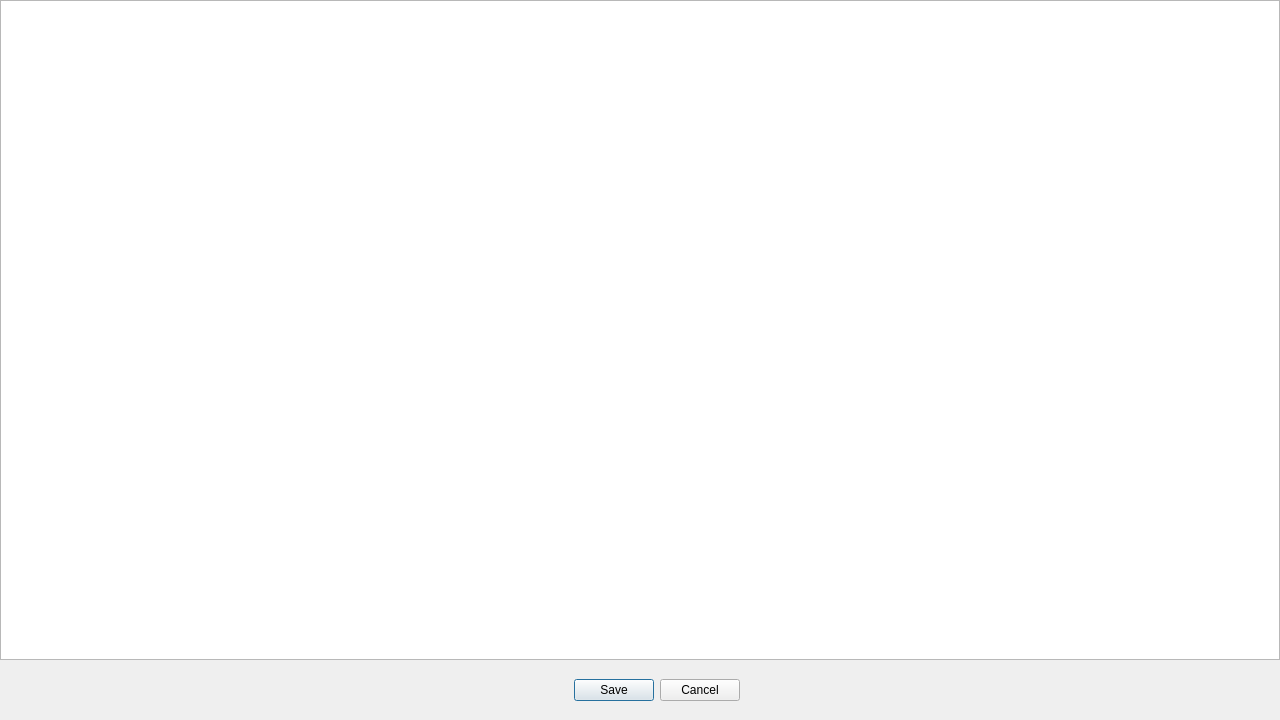
<?xml version="1.0" encoding="UTF-8"?>
<ui version="4.0">
 <class>Dialog</class>
 <widget class="QDialog" name="Dialog">
  <property name="geometry">
   <rect>
    <x>0</x>
    <y>0</y>
    <width>1280</width>
    <height>720</height>
   </rect>
  </property>
  <property name="windowTitle">
   <string>Decode Result</string>
  </property>
  <property name="windowIcon">
   <iconset resource="../resource.qrc">
    <normaloff>:/icons/ui/icons/32x32.png</normaloff>
    <normalon>:/icons/ui/icons/32x32.png</normalon>:/icons/ui/icons/32x32.png</iconset>
  </property>
  <widget class="QDialogButtonBox" name="buttonBox">
   <property name="geometry">
    <rect>
     <x>540</x>
     <y>670</y>
     <width>200</width>
     <height>40</height>
    </rect>
   </property>
   <property name="font">
    <font>
     <family>MS Shell Dlg 2</family>
    </font>
   </property>
   <property name="orientation">
    <enum>Qt::Horizontal</enum>
   </property>
   <property name="standardButtons">
    <set>QDialogButtonBox::Cancel|QDialogButtonBox::Save</set>
   </property>
  </widget>
  <widget class="QTableWidget" name="tableWidget">
   <property name="geometry">
    <rect>
     <x>0</x>
     <y>0</y>
     <width>1280</width>
     <height>660</height>
    </rect>
   </property>
  </widget>
 </widget>
 <resources>
  <include location="../resource.qrc"/>
 </resources>
 <connections>
  <connection>
   <sender>buttonBox</sender>
   <signal>accepted()</signal>
   <receiver>Dialog</receiver>
   <slot>accept()</slot>
   <hints>
    <hint type="sourcelabel">
     <x>248</x>
     <y>254</y>
    </hint>
    <hint type="destinationlabel">
     <x>157</x>
     <y>274</y>
    </hint>
   </hints>
  </connection>
  <connection>
   <sender>buttonBox</sender>
   <signal>rejected()</signal>
   <receiver>Dialog</receiver>
   <slot>reject()</slot>
   <hints>
    <hint type="sourcelabel">
     <x>316</x>
     <y>260</y>
    </hint>
    <hint type="destinationlabel">
     <x>286</x>
     <y>274</y>
    </hint>
   </hints>
  </connection>
 </connections>
</ui>
